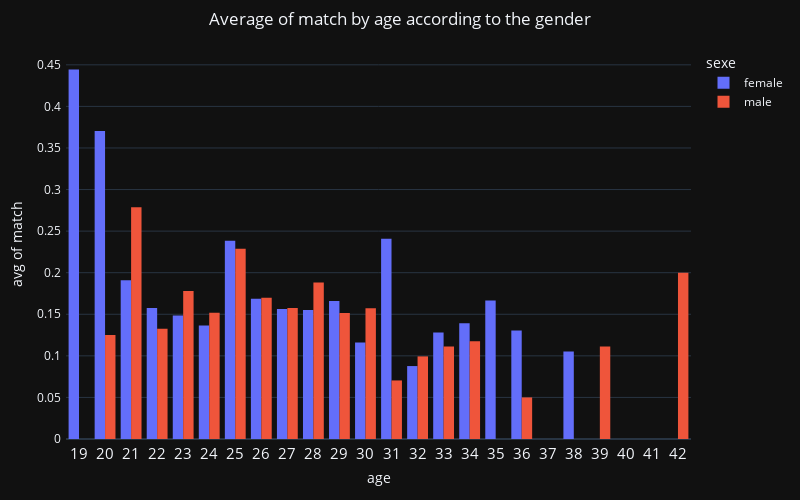

Notebook code cell kept with this figure:
### Markdown cell above
> It seems the majority is between 23 and 28 years

### Code cell
# Display match ratio of habing second date by age according to the gender
fig = px.histogram(df, x="age",
                   y="match",
                   color= 'sexe',
                   title = 'Average of match by age according to the gender',
                   barmode ='group',
                   histfunc= 'avg',
                   )
fig.update_traces(textposition = 'outside', textfont_size = 15)                  
fig.update_layout(autosize = True,
                  title_x = 0.5,
                  width=800,
                  height=500,
                  margin=dict(l=50,r=50,b=50,t=50,pad=4),
                  template = 'plotly_dark'
                  )
fig.update_xaxes(tickfont_size=15,tickmode='linear')                  
fig.show()

### Figure 1 — Plotly figure (JSON) as saved in the notebook; plotly's stock layout.template omitted (floating-point values rounded to 4 significant figures; data arrays with more than 128 entries replaced by an {"elided": "..."} marker saying what was removed)
{"data": [{"alignmentgroup": "True", "bingroup": "x", "histfunc": "avg", "hovertemplate": "sexe=female<br>age=%{x}<br>avg of match=%{y}<extra></extra>", "legendgroup": "female", "marker": {"color": "#636efa", "pattern": {"shape": ""}}, "name": "female", "offsetgroup": "female", "orientation": "v", "showlegend": true, "textfont": {"size": 15}, "textposition": "outside", "type": "histogram", "x": {"elided": "4090 int values"}, "xaxis": "x", "y": {"elided": "4090 int values"}, "yaxis": "y"}, {"alignmentgroup": "True", "bingroup": "x", "histfunc": "avg", "hovertemplate": "sexe=male<br>age=%{x}<br>avg of match=%{y}<extra></extra>", "legendgroup": "male", "marker": {"color": "#EF553B", "pattern": {"shape": ""}}, "name": "male", "offsetgroup": "male", "orientation": "v", "showlegend": true, "textfont": {"size": 15}, "textposition": "outside", "type": "histogram", "x": {"elided": "4090 int values"}, "xaxis": "x", "y": {"elided": "4090 int values"}, "yaxis": "y"}], "layout": {"autosize": true, "barmode": "group", "height": 500, "legend": {"title": {"text": "sexe"}, "tracegroupgap": 0}, "margin": {"b": 50, "l": 50, "pad": 4, "r": 50, "t": 50}, "title": {"text": "Average of match by age according to the gender", "x": 0.5}, "width": 800, "xaxis": {"anchor": "y", "domain": [0, 1], "tickfont": {"size": 15}, "tickmode": "linear", "title": {"text": "age"}}, "yaxis": {"anchor": "x", "domain": [0, 1], "title": {"text": "avg of match"}}}}
